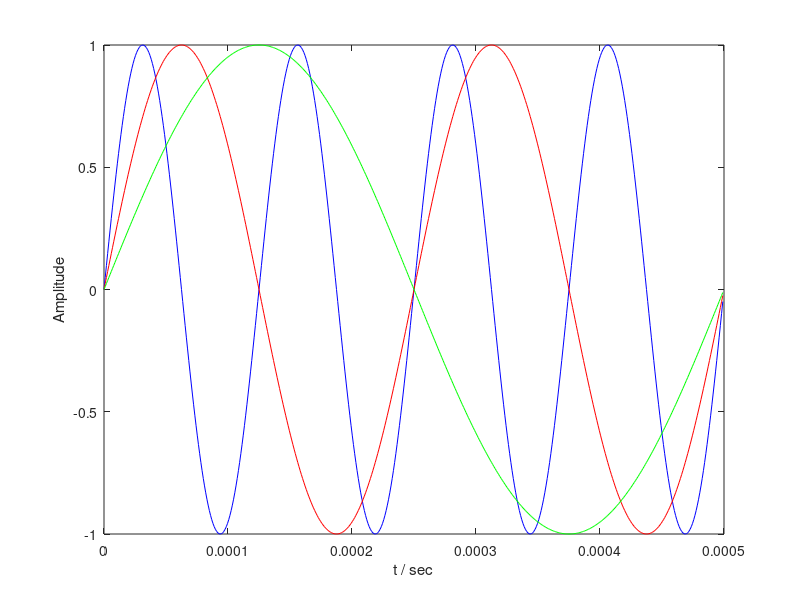

The MATLAB source for this figure:
% Demo-Programm zur Generierung von Sinussignalen

fs=8000; %Specify Sampling Frequency
N=512;
n=0:N-1;
f1=4000;
f2=2000;
omega1 = 2*pi*fs/fs;
omega2 = 2*pi*f1/fs;
omega3 = 2*pi*f2/fs; 
x1=sin(omega1*n/N * 4); % 4 Perioden fs
x2=sin(omega2*n/N * 4); % 2 Perioden fs/2
x3=sin(omega3*n/N * 4); % 1 Periode fs/4
dt = 1/fs/N * 4;        % Timescale
plot(n*dt,x1,'b',n*dt,x2,'r',n*dt,x3,'g');
xlabel('t / sec');ylabel('Amplitude');
